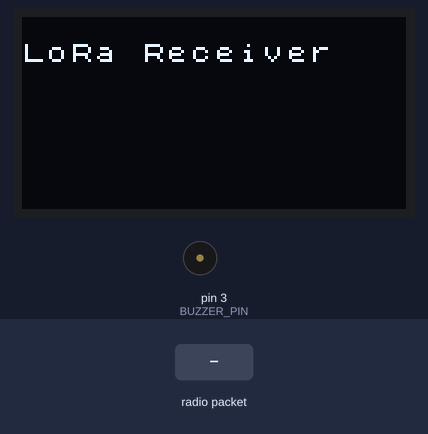
A sketch run on a simulated Arduino Uno, built with avr-gcc and run on an emulated ATmega328P. Shown: 128×64 one-colour display, buzzer (waves = sounding, pin HIGH). Inputs (shaded band) come from the test bench. No radio packets arrive unless stated; what the sketch prints to the serial monitor is not drawn.

Above: at 0.13 s.
At 11.3 s:
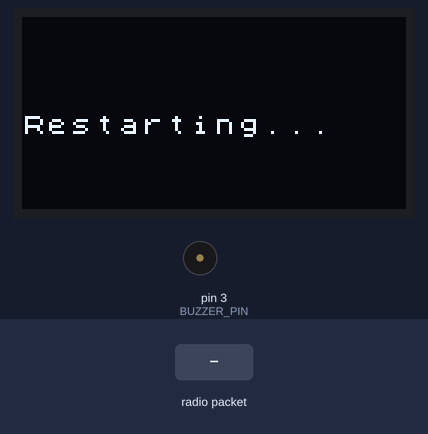
At 12.5 s:
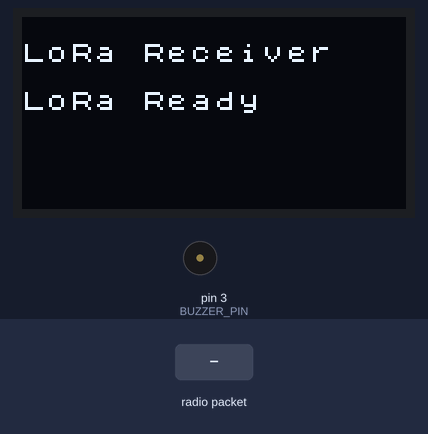
14.7 s: radio packet "5" arrives
Timing chart, 0 to 17.7 s (numbered marks = the images above; inputs shaded):
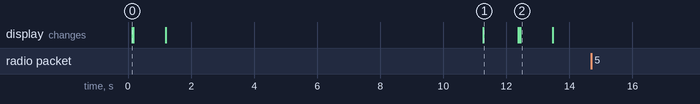

Measured:
- after the input at 14.7 s, every drawn part: stays the same
- what the display in image 1 shows lasts 1.1 s, from 11.3 s to 12.4 s
- what the display in image 2 shows lasts 1.1 s, from 12.4 s to 13.5 s

The sketch:

ReceiverCode.ino
```cpp
#include <SPI.h>
#include <LoRa.h>
#include <U8x8lib.h>

#define NSS_PIN 10
#define RST_PIN 9
#define DIO0_PIN 2
#define BUZZER_PIN 3

U8X8_SSD1306_128X64_NONAME_HW_I2C oled(U8X8_PIN_NONE);

unsigned long lastPacketTime = 0;
const unsigned long maxSilentTime = 10000;
void(* resetFunc) (void) = 0;

void setup() {
  Serial.begin(9600);
  pinMode(BUZZER_PIN, OUTPUT);
  digitalWrite(BUZZER_PIN, LOW);

  oled.begin();
  oled.setFont(u8x8_font_chroma48medium8_r);
  oled.clear();
  oled.drawString(0, 1, "LoRa Receiver");

  LoRa.setPins(NSS_PIN, RST_PIN, DIO0_PIN);
  if (!LoRa.begin(433E6)) {
    Serial.println("LoRa Init Failed!");
    oled.drawString(0, 3, "LoRa Init Failed");
    while (1);
  }

  Serial.println("LoRa Ready");
  oled.drawString(0, 3, "LoRa Ready");
  delay(1000);
  oled.clear();
  lastPacketTime = millis();
}

void loop() {
  int packetSize = LoRa.parsePacket();

  if (packetSize) {
    String received = LoRa.readStringUntil('\n');

    // Split message on ":" → expect 7 parts
    int parts[6]; float temp = 0, humid = 0;
    int p1 = received.indexOf(':');
    int p2 = received.indexOf(':', p1 + 1);
    int p3 = received.indexOf(':', p2 + 1);
    int p4 = received.indexOf(':', p3 + 1);
    int p5 = received.indexOf(':', p4 + 1);
    int p6 = received.indexOf(':', p5 + 1);

    if (p1 > 0 && p6 > p5) {
      int packetNum = received.substring(1, p1).toInt();
      int gas = received.substring(p1 + 1, p2).toInt();
      temp = received.substring(p2 + 1, p3).toFloat();
      humid = received.substring(p3 + 1, p4).toFloat();
      int ax = received.substring(p4 + 1, p5).toInt();
      int ay = received.substring(p5 + 1, p6).toInt();
      int az = received.substring(p6 + 1).toInt();

      // Serial Output
      Serial.print("Packet #"); Serial.print(packetNum);
      Serial.print(" | Gas: "); Serial.print(gas);
      Serial.print(" | Temp: "); Serial.print(temp);
      Serial.print("C | Humid: "); Serial.print(humid);
      Serial.print("% | Accel: ");
      Serial.print(ax); Serial.print(", ");
      Serial.print(ay); Serial.print(", ");
      Serial.println(az);

      // OLED Output
      oled.clear();
      oled.setCursor(0, 1);
      oled.print("Pkt: "); oled.print(packetNum);
      oled.setCursor(0, 2);
      oled.print("Gas: "); oled.print(gas);
      oled.setCursor(0, 3);
      oled.print("Tmp: "); oled.print(temp, 1);

      // Buzzer
      digitalWrite(BUZZER_PIN, gas > 400 ? HIGH : LOW);
      lastPacketTime = millis();
    } else {
      Serial.println("Corrupted packet: " + received);
    }
  }

  if (millis() - lastPacketTime > maxSilentTime) {
    Serial.println("No packets for 10s. Restarting...");
    oled.clear();
    oled.drawString(0, 4, "Restarting...");
    delay(1000);
    resetFunc();
  }
}
```
